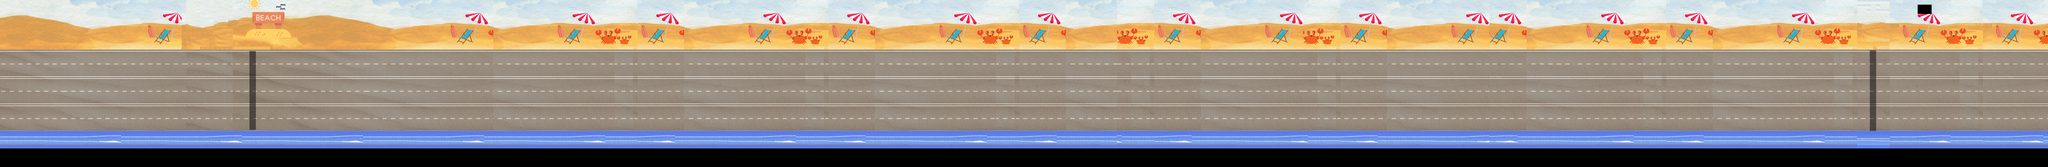

This game map was drawn from its Tiled (.tmx) file and the tilesets committed beside it. A one-line description and the trimmed map source follow:
An orthogonal 440x36 tile map with 30x30 px tiles, 1 tile layer (Tile Layer 1), 2 tilesets and 1 object (finishLine).

<map version="1.10" tiledversion="1.10.1" orientation="orthogonal" renderorder="right-down" width="440" height="36" tilewidth="30" tileheight="30" infinite="0" nextlayerid="3" nextobjectid="7">
 <tileset firstgid="1" name="map2" tilewidth="30" tileheight="30" tilecount="2304" columns="64">
  <image source="Map2.jpg" width="1920" height="1080" />
 </tileset>
 <tileset firstgid="2305" name="beach" tilewidth="30" tileheight="30" tilecount="400" columns="20">
  <image source="../textures/beach.gif" width="600" height="600" />
 </tileset>
 <layer id="1" name="Tile Layer 1" width="440" height="36">
  <data>[15840 cells, 14074 non-empty, 1888 distinct tile ids]</data>
 </layer>
 <objectgroup id="2" name="bien">
  <object id="4" type="finishLine" x="12052.2" y="322.303" width="39.3939" height="518.182" />
 </objectgroup>
</map>
